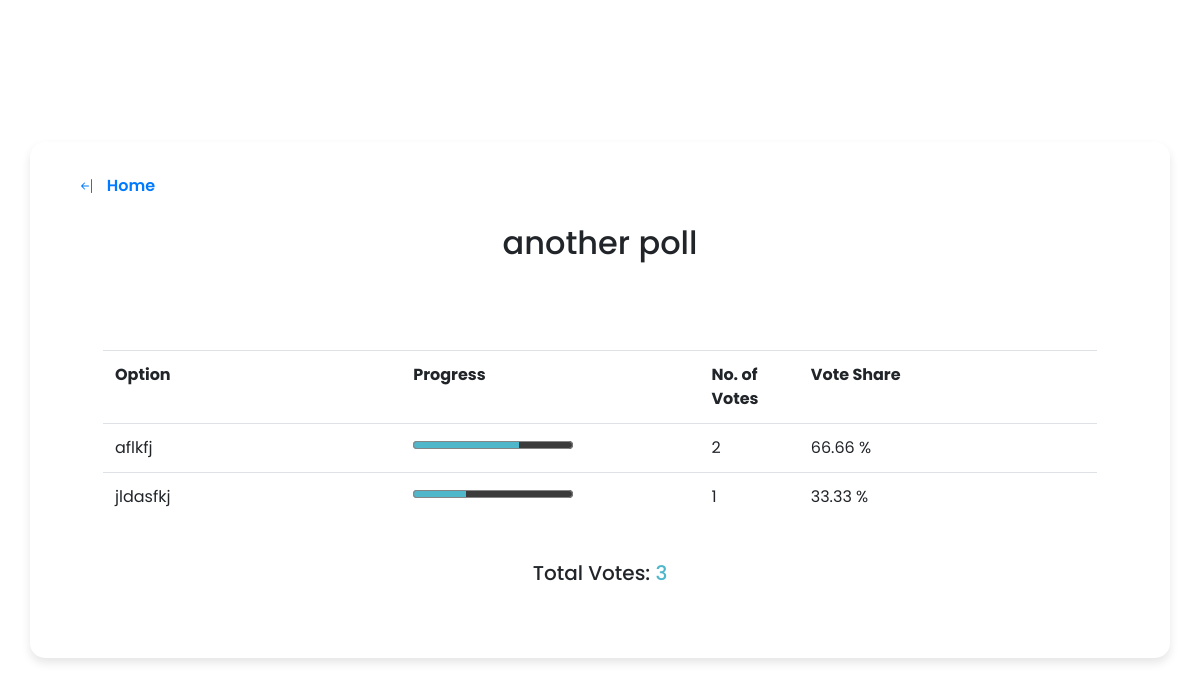
/results/3 (signed in), run on the app's committed database.
### app/models.py (models this page shows, shortened)
class Poll(db.Model):
    __tablename__ = 'poll'
    id = db.Column(db.Integer, primary_key=True)
    title = db.Column(db.String(120), nullable=False)
    description = db.Column(db.String(500), nullable=True)
    created_at =db.Column(db.DateTime, default=datetime.now)
    status = db.Column(db.String(20), default='active')
    user_id = db.Column(db.Integer, db.ForeignKey('user.id'), nullable=False)
    options = db.relationship('Option', backref='poll', lazy=True)
    votes = db.relationship('Vote', backref='poll', lazy=True)
    vote_history = db.relationship('UserVoteHistory', backref='poll', lazy=True)
    @hybrid_property
    def vote_count(self):
        return len(self.votes)

class Option(db.Model):
    __tablename__ = 'option'
    id= db.Column(db.Integer, primary_key=True)
    text = db.Column(db.String(200), nullable=False)
    poll_id = db.Column(db.Integer, db.ForeignKey('poll.id'), nullable=False)
    votes = db.relationship('Vote', backref='option', lazy=True)
    @hybrid_property
    def vote_count(self):
        return len(self.votes)

### app/routes.py (the view)
@app.route("/results/<poll_id>", methods=['GET', 'POST'])
@login_required
def results(poll_id):
    if request.method == 'POST':
        selected_option_id=request.form['selected_option']
        ps.vote(user_id=current_user.id, poll_id=poll_id, option_id=selected_option_id)
    return render_template("poll_results.html", poll=ps.get_poll(poll_id=poll_id))

### app/auth.py (called while the page is built)
def load_user(user_id):
    return User.query.get(int(user_id))

### app/poll_service.py (called while the page is built)
def get_poll(poll_id):
    return Poll.query.filter_by(id=poll_id).first()

### app/routes.py (called while the page is built)
@login_manager.user_loader
def load_user(user_id):
    return auth.load_user(user_id)

### app/templates/poll_results.html (shortened to what this page needs)
{% extends "base.html" %}
{% block body %}
<div class="wrapper">
<header>
    <a href="{{ url_for('home') }}" class="button">
          &ensp;Home</a>
</header>
<br>
<link rel="stylesheet" href="{{ url_for('static', filename='poll.css') }}" type="text/css"/>
<h2 style="text-align:center;cursor: default;"> {{poll.title}}</h2>
<br>
<div class="poll-area m-5">
<table class="table">
    <tr>
        <th>Option</th>
        <th>Progress</th>
        <th>No. of Votes</th>
        <th>Vote Share</th>
    </tr>
    {% for option in poll.options %}
    <tr>
        {% if poll.vote_count == 0 %}
        {% set value = 0 %}
        {% else%}
        {% set value = ((option.vote_count * 10000) // poll.vote_count) / 100 %}
        {% endif%}
        <td class="col-sm-3">{{option.text}}</td>
        <td class="col-sm-3"><progress style="accent-color:#50B7CB;" id="{{option.id}}" value="{{ value }}" max=100></progress></td>
        <td class="col-sm-1">{{option.vote_count}}</td>
        <td class="col-sm-3">{{value}} %</td>
    </tr>
    {% endfor %}
</table>
<br>
<h5 style="text-align: center;cursor: default;">Total Votes: <p class="vote-count">{{poll.vote_count}}</p></h5>
</div>
</div>
{% endblock %}

### app/static/poll.css (style rules this page uses)
* { margin: 0; padding: 0; box-sizing: border-box; font-family: 'Poppins', sans-serif; }
body { display: flex; align-items: center; justify-content: center; min-height: 100vh; background: url('https://w0.peakpx.com/wallpaper/705/681/HD-wallpaper-pastel-color-colorful-colour-colourful-light-rainbow.jpg'); }
.wrapper { background: #fff; border-radius: 15px; padding: 25px; margin-left: 30px; margin-right: 30px; width: 100%; box-shadow: 0px 5px 10px rgba(0, 0, 0, 0.1); }
.wrapper header { font-size: 22px; font-weight: 600; }
.wrapper .poll-area { margin: 20px 0 15px 0; }
.button { padding: 12px 24px; font-size: 1rem; }
.vote-count { display: inline; color: #50B7CB; }
th, td { cursor: default; }

### data on the page
Poll: title "another poll"
Option: text "aflkfj", vote_count "2", value "66.66"
Option: text "jldasfkj", vote_count "1", value "33.33"

### other printed values
{{ poll.vote_count }} "3"
